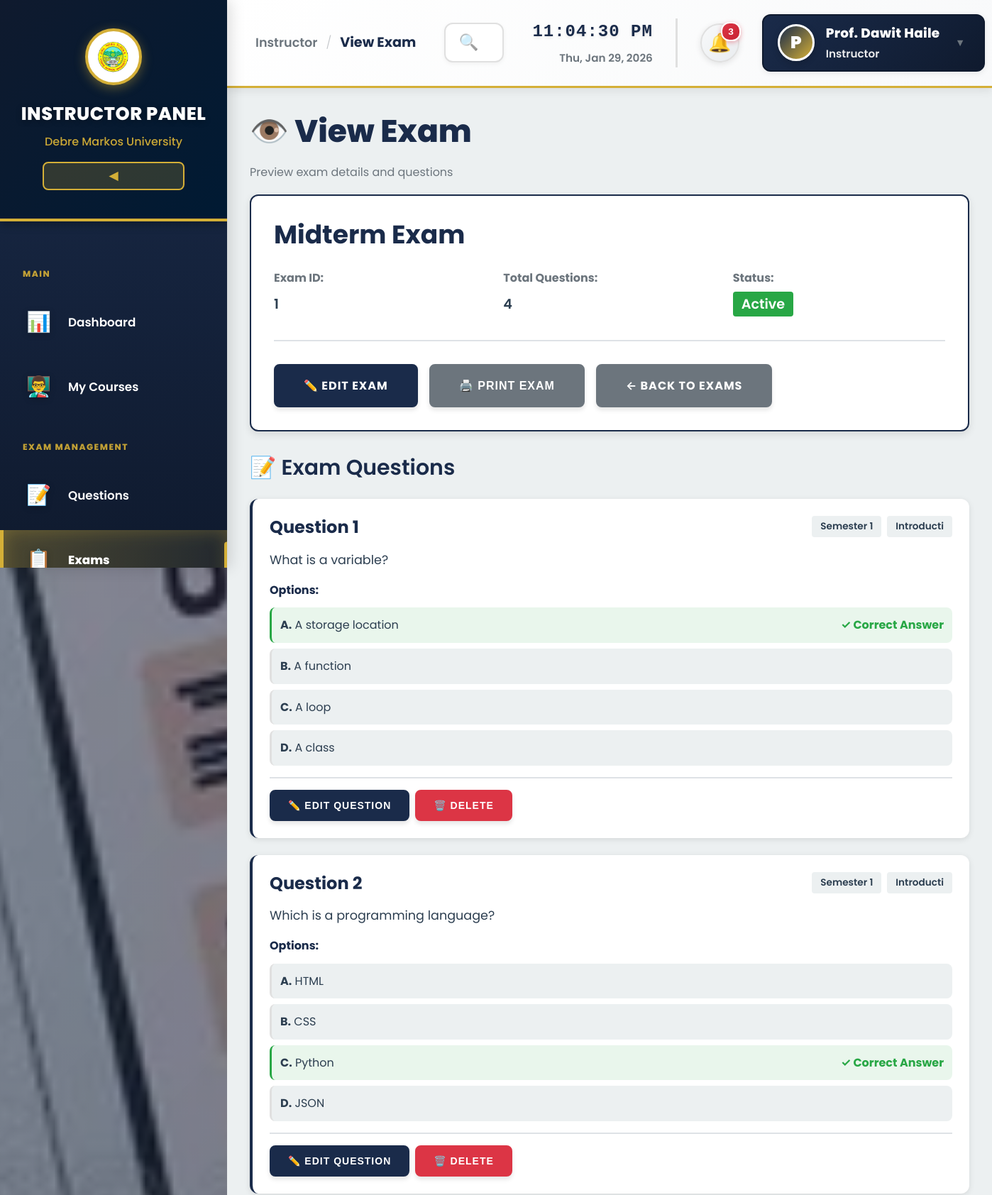
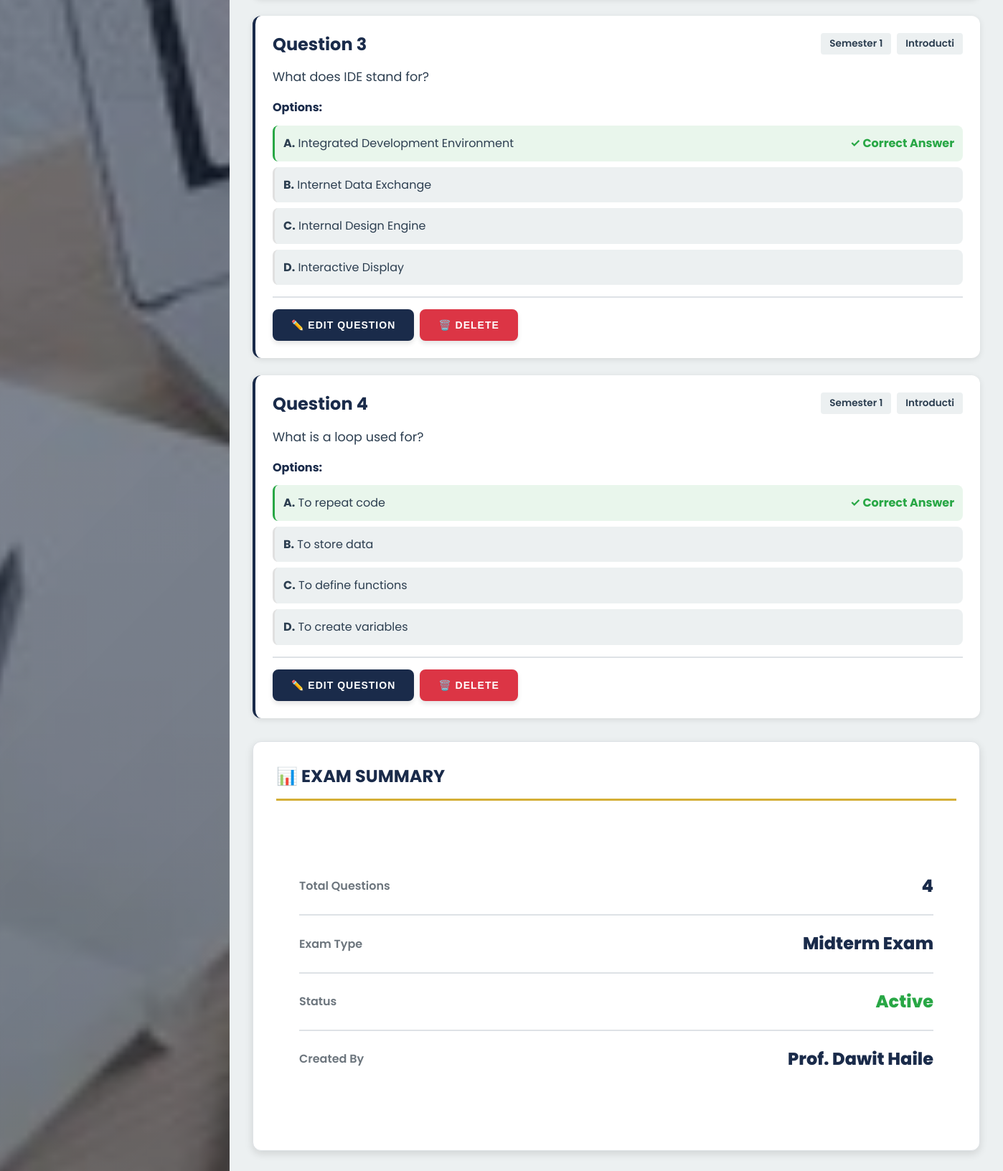
The app's page /Instructor/ViewExam.php?id=1 (signed in) with its own data (2 pictures, top to bottom).
### tables this page shows
CREATE TABLE `exam_category` (
  `exam_id` int(11) NOT NULL,
  `exam_name` varchar(30) NOT NULL,
  PRIMARY KEY (`exam_id`),
  UNIQUE KEY `exam_name` (`exam_name`)
);

CREATE TABLE `question_page` (
  `question_id` int(2) NOT NULL,
  `status` varchar(20) DEFAULT 'Pending',
  `submission_date` datetime DEFAULT current_timestamp(),
  `approval_date` datetime DEFAULT NULL,
  `approved_by` varchar(50) DEFAULT NULL,
  `review_date` datetime DEFAULT NULL,
  `dept_name` varchar(50) DEFAULT NULL,
  `course_id` varchar(10) DEFAULT NULL,
  `instructor_id` varchar(10) DEFAULT NULL,
  `question_text` text DEFAULT NULL,
  `question_count` int(11) DEFAULT 1,
  `exam_status` varchar(20) DEFAULT 'Live',
  `dept_id` varchar(10) DEFAULT NULL,
  `exam_id` int(11) NOT NULL,
  `semester` int(11) NOT NULL,
  `course_name` varchar(10) NOT NULL,
  `question` varchar(1000) NOT NULL,
  `Option1` varchar(100) NOT NULL,
  `Option2` varchar(100) NOT NULL,
  `Option3` varchar(100) NOT NULL,
  `Option4` varchar(100) NOT NULL,
  `Answer` varchar(100) NOT NULL,
  PRIMARY KEY (`question_id`)
);

### Instructor/ViewExam.php (the view, shortened to what this page needs)
<?php
$con = new mysqli("localhost","root","","oes");
$exam_id = $_GET['id'] ?? 0;
$exam = $con->query("SELECT * FROM exam_category WHERE exam_id = '$exam_id'")->fetch_assoc();
$questions = $con->query("SELECT * FROM question_page WHERE exam_id = '$exam_id' ORDER BY question_id");
?>
<!DOCTYPE html>
<html lang="en">
<head>
    <link href="../assets/css/modern-v2.css" rel="stylesheet">
    <link href="../assets/css/admin-modern-v2.css" rel="stylesheet">
    <link href="../assets/css/admin-sidebar.css" rel="stylesheet">
</head>
<body class="admin-layout">
    <?php include 'sidebar-component.php'; ?>
    <div class="admin-main-content">
        <?php include 'header-component.php'; ?>
        <div class="admin-content">
            <div class="page-header">
                <h1>👁️ View Exam</h1>
                <p>Preview exam details and questions</p>
            </div>
            <div style="background: white; border: 2px solid var(--primary-color); padding: 2rem; border-radius: var(--radius-lg); margin-bottom: 2rem; box-shadow: 0 4px 12px rgba(0, 0, 0, 0.1);">
                <h2 style="margin: 0 0 1rem 0; color: var(--primary-color);"><?php echo $exam['exam_name']; ?></h2>
                <div style="display: grid; grid-template-columns: repeat(auto-fit, minmax(200px, 1fr)); gap: 1.5rem; margin-top: 1.5rem;">
                    <div>
                        <strong style="color: var(--text-secondary);">Exam ID:</strong>
                        <p style="margin: 0.5rem 0 0 0; font-size: 1.2rem; color: var(--text-primary); font-weight: 600;"><?php echo $exam['exam_id']; ?></p>
                    </div>
                    <div>
                        <strong style="color: var(--text-secondary);">Total Questions:</strong>
                        <p style="margin: 0.5rem 0 0 0; font-size: 1.2rem; color: var(--text-primary); font-weight: 600;"><?php echo $questions ? $questions->num_rows : 0; ?></p>
                    </div>
                    <div>
                        <strong style="color: var(--text-secondary);">Status:</strong>
                        <p style="margin: 0.5rem 0 0 0; font-size: 1.2rem;">
                            <span style="background: var(--success-color); color: white; padding: 0.25rem 0.75rem; border-radius: var(--radius-sm); font-weight: 600;">Active</span>
                        </p>
                    </div>
                </div>
                <div style="display: flex; gap: 1rem; margin-top: 2rem; padding-top: 2rem; border-top: 2px solid var(--border-color);">
                    <a href="EditExam.php?id=<?php echo $exam_id; ?>" class="btn btn-primary">
                        ✏️ Edit Exam
                    </a>
                    <button class="btn btn-secondary" onclick="window.print()">
                        🖨️ Print Exam
                    </button>
                    <a href="ManageExams.php" class="btn btn-secondary">
                        ← Back to Exams
                    </a>
                </div>
            </div>
            <div>
                <h3 style="margin-bottom: 1.5rem; color: var(--primary-color);">📝 Exam Questions</h3>
                <?php if($questions && $questions->num_rows > 0): ?>
                    <?php $qnum = 1; while($q = $questions->fetch_assoc()): ?>
                    <div class="question-preview">
                        <div style="display: flex; justify-content: space-between; align-items: start; margin-bottom: 1rem;">
                            <h4 style="margin: 0; color: var(--primary-color);">
                                Question <?php echo $qnum++; ?>
                            </h4>
                            <div style="display: flex; gap: 0.5rem;">
                                <span style="background: var(--bg-light); padding: 0.25rem 0.75rem; border-radius: var(--radius-sm); font-size: 0.85rem; font-weight: 600;">
                                    Semester <?php echo $q['semester']; ?>
                                </span>
                                <span style="background: var(--bg-light); padding: 0.25rem 0.75rem; border-radius: var(--radius-sm); font-size: 0.85rem; font-weight: 600;">
                                    <?php echo $q['course_name']; ?>
                                </span>
                            </div>
                        </div>
                        <p style="font-size: 1.1rem; line-height: 1.6; margin: 1rem 0; color: var(--text-primary);">
                            <?php echo htmlspecialchars($q['question']); ?>
                        </p>
                        <div style="margin-top: 1rem;">
                            <strong style="display: block; margin-bottom: 0.75rem; color: var(--primary-color);">Options:</strong>
                            <div class="option-preview <?php echo ($q['Answer'] == 'A') ? 'correct' : ''; ?>">
                                <strong>A.</strong> <?php echo htmlspecialchars($q['Option1']); ?>
                                <?php if($q['Answer'] == 'A'): ?>
                                    <span style="float: right; color: var(--success-color); font-weight: 700;">✓ Correct Answer</span>
                                <?php endif; ?>
                            </div>
                            <div class="option-preview <?php echo ($q['Answer'] == 'B') ? 'correct' : ''; ?>">
                                <strong>B.</strong> <?php echo htmlspecialchars($q['Option2']); ?>
                            </div>
                            <div class="option-preview <?php echo ($q['Answer'] == 'C') ? 'correct' : ''; ?>">
                                <strong>C.</strong> <?php echo htmlspecialchars($q['Option3']); ?>
                                <?php if($q['Answer'] == 'C'): ?>
                                    <span style="float: right; color: var(--success-color); font-weight: 700;">✓ Correct Answer</span>
                                <?php endif; ?>
                            </div>
                            <div class="option-preview <?php echo ($q['Answer'] == 'D') ? 'correct' : ''; ?>">
                                <strong>D.</strong> <?php echo htmlspecialchars($q['Option4']); ?>
                            </div>
                        </div>
                        <div style="display: flex; gap: 0.5rem; margin-top: 1rem; padding-top: 1rem; border-top: 2px solid var(--border-color);">
                            <button class="btn btn-primary btn-sm" onclick="editQuestion(<?php echo $q['question_id']; ?>)">
                                ✏️ Edit Question
                            </button>
                            <button class="btn btn-danger btn-sm" onclick="deleteQuestion(<?php echo $q['question_id']; ?>)">
                                🗑️ Delete
                            </button>
                        </div>
                    </div>
                    <?php endwhile; ?>
                <?php endif; ?>
            </div>
            <div class="card mt-4">
                <div class="card-header">
                    <h3 class="card-title">📊 Exam Summary</h3>
                </div>
                <div style="padding: 2rem;">
                    <div class="overview-list">
                        <div class="overview-item">
                            <span>Total Questions</span>
                            <strong><?php echo $questions ? $questions->num_rows : 0; ?></strong>
                        </div>
                        <div class="overview-item">
                            <span>Exam Type</span>
                            <strong><?php echo $exam['exam_name']; ?></strong>
                        </div>
                        <div class="overview-item">
                            <span>Status</span>
                            <strong style="color: var(--success-color);">Active</strong>
                        </div>
                        <div class="overview-item">
                            <span>Created By</span>
                            <strong><?php echo $_SESSION['Name']; ?></strong>
                        </div>
                    </div>
                </div>
            </div>
        </div>
    </div>
</body>
</html>

### assets/css/modern-v2.css (style rules this page uses)
:root { --primary-color: #1a2b4a; --primary-dark: #0f1a2e; --primary-light: #2d4263; --secondary-color: #d4af37; --secondary-dark: #b8941f; --secondary-light: #e6c84f; --accent-blue: #3b5998; --accent-teal: #17a2b8; --success-color: #28a745; --danger-color: #dc3545; --warning-color: #ffc107; --text-primary: #2c3e50; --text-secondary: #6c757d; --text-light: #95a5a6; --bg-primary: #ffffff; --bg-secondary: #f8f9fa; --bg-light: #ecf0f1; --border-color: #dee2e6; --shadow-sm: 0 2px 4px rgba(0, 0, 0, 0.08); --shadow-md: 0 4px 12px rgba(0, 0, 0, 0.12); --shadow-lg: 0 8px 24px rgba(0, 0, 0, 0.15); --shadow-xl: 0 12px 40px rgba(0, 0, 0, 0.2); --radius-sm: 4px; --radius-md: 8px; --radius-lg: 12px; --radius-xl: 16px; --radius-full: 50%; }
* { margin: 0; padding: 0; box-sizing: border-box; }
body { font-family: 'Poppins', -apple-system, BlinkMacSystemFont, 'Segoe UI', sans-serif; font-size: 16px; line-height: 1.6; color: var(--text-primary); background: linear-gradient(135deg, rgba(26, 43, 74, 0.5) 0%, rgba(15, 26, 46, 0.6) 100%), url('../../images/exam.webp') center/cover no-repeat fixed; min-height: 100vh; display: flex; flex-direction: column; }
h1, h2, h3, h4, h5, h6 { font-weight: 700; line-height: 1.3; margin-bottom: 1rem; color: var(--primary-color); }
h1 { font-size: 2.75rem; font-weight: 800; }
h2 { font-size: 2.25rem; font-weight: 700; }
h3 { font-size: 1.875rem; font-weight: 600; }
h4 { font-size: 1.5rem; }
p { margin-bottom: 1rem; color: var(--text-secondary); line-height: 1.8; }
a { color: var(--primary-color); text-decoration: none; transition: all 0.3s ease; }
.btn { display: inline-block; padding: 1rem 2.5rem; font-size: 1rem; font-weight: 700; text-align: center; border: none; border-radius: var(--radius-md); cursor: pointer; transition: all 0.3s ease; text-transform: uppercase; letter-spacing: 1px; box-shadow: 0 4px 6px rgba(0, 0, 0, 0.1); text-decoration: none; }
.btn-primary { background: #1a2b4a !important; color: white !important; border: 2px solid #1a2b4a !important; }
.btn-secondary { background: #6c757d !important; color: white !important; border: 2px solid #6c757d !important; }
.btn-danger { background: #dc3545 !important; color: white !important; border: 2px solid #dc3545 !important; }
.btn-sm { padding: 0.75rem 1.5rem; font-size: 0.875rem; }
.card { background: var(--bg-primary); border-radius: var(--radius-lg); box-shadow: var(--shadow-md); padding: 2rem; transition: all 0.3s ease; border: 1px solid var(--border-color); }
.card-header { border-bottom: 3px solid var(--secondary-color); padding-bottom: 1rem; margin-bottom: 1.5rem; }
.card-title { font-size: 1.5rem; font-weight: 700; margin: 0; color: var(--primary-color); text-transform: uppercase; }
.mt-4 { margin-top: 2rem; }

### assets/css/admin-modern-v2.css (style rules this page uses)
.overview-list { padding: 1.5rem 0; }
.overview-item { display: flex; justify-content: space-between; align-items: center; padding: 1.25rem 0; border-bottom: 2px solid var(--border-color); }
.overview-item:last-child { border-bottom: none; }
.overview-item span { color: var(--text-secondary); font-size: 1rem; font-weight: 600; }
.overview-item strong { color: var(--primary-color); font-size: 1.5rem; font-weight: 800; }

### assets/css/admin-sidebar.css (style rules this page uses)
body.admin-layout { display: flex; flex-direction: column; min-height: 100vh; }
.admin-main-content { margin-left: 320px; flex: 1; display: flex; flex-direction: column; transition: margin-left 0.3s cubic-bezier(0.4, 0, 0.2, 1); }
.admin-content { padding: 2rem; flex: 1; background: var(--bg-light); }

### Instructor/ViewExam.php (style rules this page uses)
.question-preview { background: white; border-radius: var(--radius-lg); padding: 1.5rem; margin-bottom: 1.5rem; box-shadow: 0 2px 8px rgba(0, 0, 0, 0.1); border-left: 4px solid var(--primary-color); }
.option-preview { padding: 0.75rem; margin: 0.5rem 0; background: var(--bg-light); border-radius: var(--radius-md); border-left: 3px solid #e0e0e0; }
.option-preview.correct { border-left-color: var(--success-color); background: rgba(40, 167, 69, 0.1); }

### records on screen
exam_category: exam_name "Midterm Exam", exam_id "1"
question_page: semester "1", course_name "Introducti", question "What is a variable?", Option1 "A storage location", Answer "✓ Correct Answer", Option2 "A function", Option3 "A loop", Option4 "A class"
question_page: semester "1", course_name "Introducti", question "Which is a programming language?", Option1 "HTML", Option2 "CSS", Option3 "Python", Answer "✓ Correct Answer", Option4 "JSON"
question_page: semester "1", course_name "Introducti", question "What does IDE stand for?", Option1 "Integrated Development Environment", Answer "✓ Correct Answer", Option2 "Internet Data Exchange", Option3 "Internal Design Engine", Option4 "Interactive Display"
question_page: semester "1", course_name "Introducti", question "What is a loop used for?", Option1 "To repeat code", Answer "✓ Correct Answer", Option2 "To store data", Option3 "To define functions", Option4 "To create variables", question_id "4"

### other values on screen
$pageTitle "View Exam"
substr($_SESSION['Name'], 0, 1) "P"
$_SESSION['Name'] "Prof. Dawit Haile"
$questions->num_rows "4"
